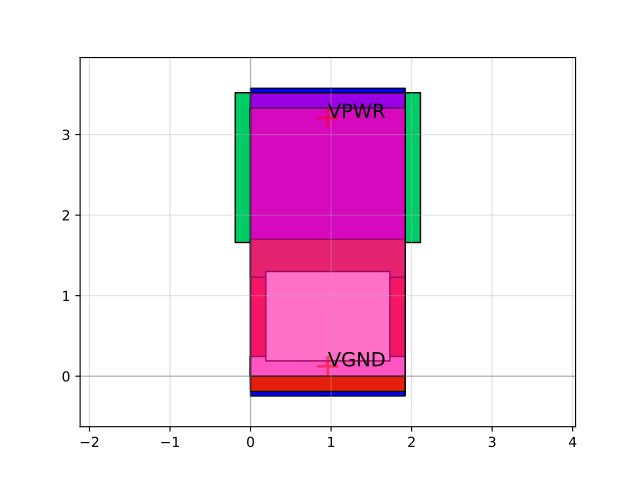

Source code (Python):
import sky130

c = sky130.components.sky130_fd_sc_hs__clkbuf_1()
c.plot()
